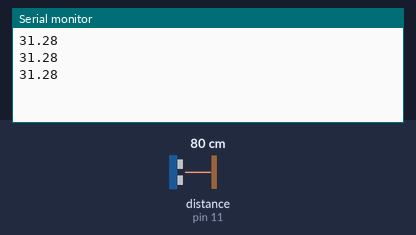
Simulated run of this sketch. Board: Arduino Uno, built with avr-gcc and run on an emulated ATmega328P. On the bench: the last lines printed to the serial monitor. Wiring (inferred from the names in the program): ultrasonic range finder: trigger pin 12; echo pin 11. The test bench sets the inputs (shaded band); at power-on: distance to the obstacle (sensor on pin 11) 80 cm. The echo pulse lasts 58.3 µs per cm.

Above: at 1.3 s.
1.4 s: distance to the obstacle (sensor on pin 11) set to 2 cm
At 2.0 s:
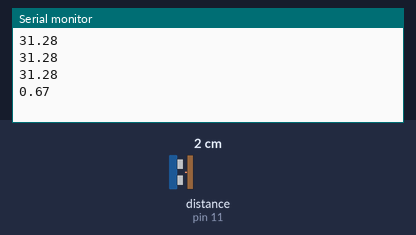
2.9 s: distance to the obstacle (sensor on pin 11) set to 4 cm
At 3.6 s:
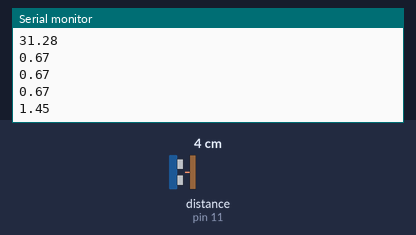
Timing chart, 0 to 5.9 s (numbered marks = the images above; inputs shaded):
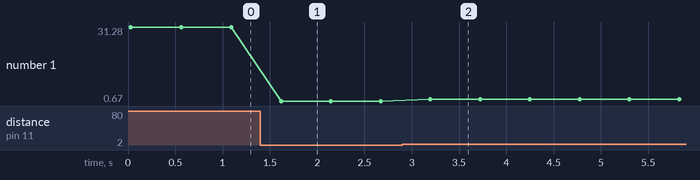

The sketch:

ultrasonic.ino
```cpp
int trigPin=12;
int echoPin=11;
int pingTravelTime;
float pingTravelDistance;
float distanceToTarget;
void setup() {
  // put your setup code here, to run once:
pinMode(trigPin,OUTPUT);
pinMode(echoPin,INPUT);
Serial.begin(9600);
}

void loop() {
  // put your main code here, to run repeatedly:
digitalWrite(trigPin,LOW);
delayMicroseconds(10);
digitalWrite(trigPin,HIGH);
delayMicroseconds(10);
digitalWrite(trigPin,LOW);
pingTravelTime=pulseIn(echoPin,HIGH);
delay(25);
pingTravelDistance=(pingTravelTime*(765.*5280.*12)/(3600.*1000000));
distanceToTarget=pingTravelDistance/2;
Serial.println(distanceToTarget);
delay(500);
}
```

Measured:
- after the input at 1.4 s, the serial monitor: prints a new line after 0.22 s (image 1)
- after the input at 2.9 s, the serial monitor: prints a new line after 0.30 s (image 2)
- plotted number 1: 31.28 → 0.67 after the input at 1.4 s, 0.67 → 1.45 after the input at 2.9 s
